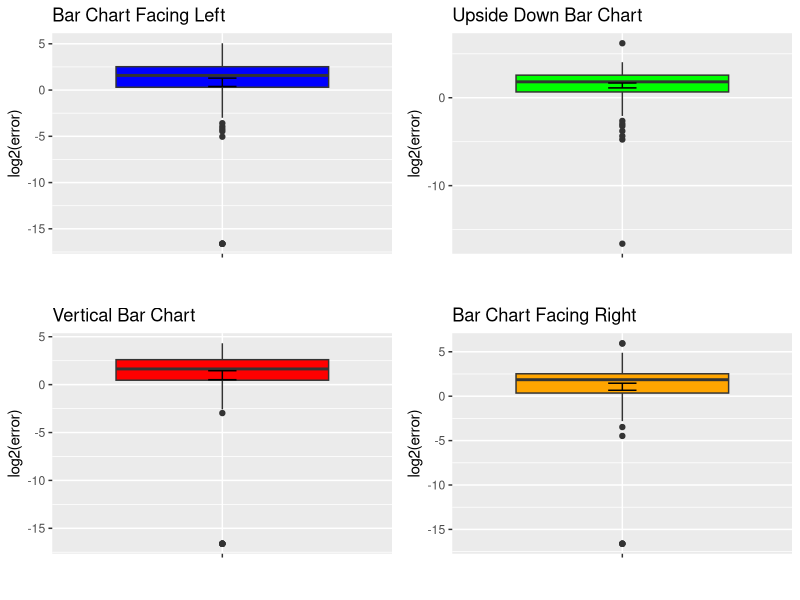

Write the R code that produced this figure.
# Load necessary libraries
library(ggplot2)
library(grid)
library(dplyr)
library(Hmisc)

# Read the CSV file
data <- read.csv("experimentData.csv")

# Define colors for each plot
plot_colors <- c("blue", "green", "red", "orange")

# Create a list to store individual boxplots
plots <- lapply(seq_along(names(data)), function(i) {
  col_name <- names(data)[i]
  
  # Determine the title based on the column name
  title <- if (col_name == "Vert") {
    "Vertical Bar Chart"
  } else if (col_name == "UpsideDown") {
    "Upside Down Bar Chart"
  } else if (col_name == "Right2Left") {
    "Bar Chart Facing Left"
  } else if (col_name == "Left2Right") {
    "Bar Chart Facing Right"
  } else {
    col_name  # Use the column name as the title for other cases
  }
  
  # Create a boxplot for each column with specified color
  ggplot(data, aes(x = "", y = !!sym(col_name))) +  
    geom_boxplot(fill = plot_colors[i]) +  # Specify fill color
    stat_summary(geom = "errorbar", fun.data = mean_cl_boot, width = 0.1) +  # Add bootstrapped 95% CI
    labs(title = title, y = "log2(error)", x = " ")
})

# Arrange the plots in a grid
multiplot <- function(plotlist, cols) {
  numPlots <- length(plotlist)
  rows <- ceiling(numPlots / cols)
  
  # Set up the grid
  grid.newpage()
  pushViewport(viewport(layout = grid.layout(rows, cols)))
  
  # Make each plot, in the correct location
  for (i in 1:numPlots) {
    print(plotlist[[i]], vp = viewport(layout.pos.row = ((i - 1) %/% cols) + 1, layout.pos.col = (i - 1) %% cols + 1))
  }
}

# Display the plots in a grid
multiplot(plotlist = plots, cols = 2)
